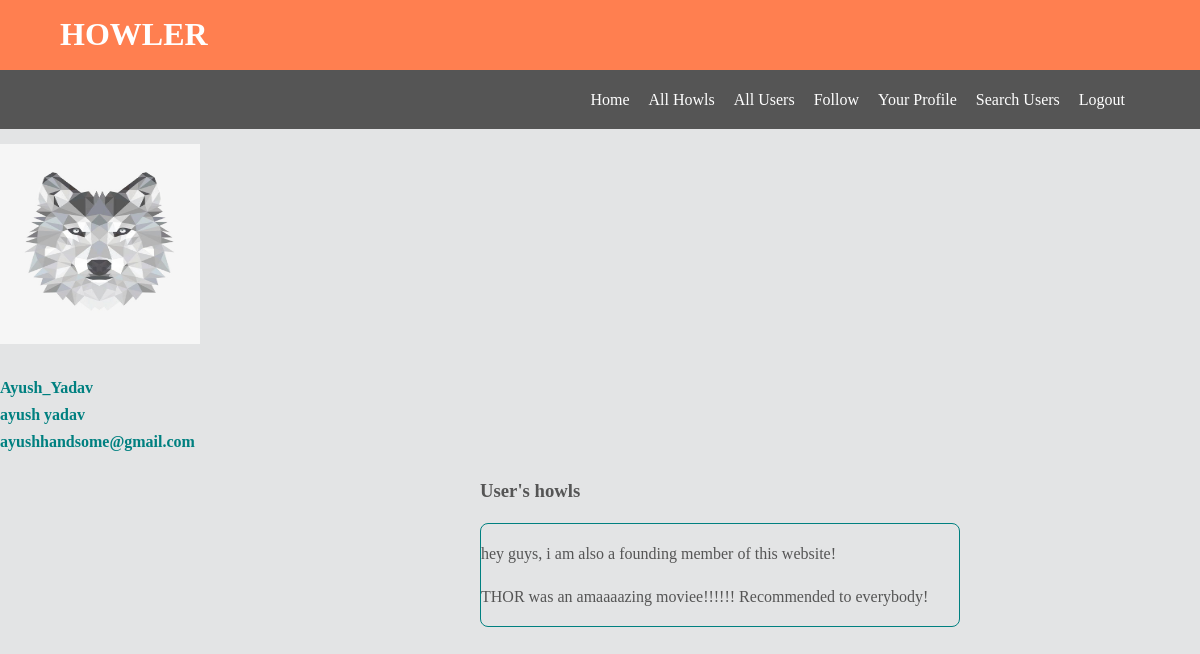
The page /users/9/ (signed in) on the database its author committed.
### howler_app/models.py (models this page shows, shortened)
class UserProfile(models.Model):
    user = models.OneToOneField(User)
    follows = models.ManyToManyField('self', related_name='followed_by',symmetrical=False)
    picture = models.ImageField(upload_to='profile_picture',blank=True,default = 'profile_picture/blankgravatar.jpg')

class Howler(models.Model):
    howl = models.CharField(max_length=150)
    user = models.ForeignKey(User)
    creation_date = models.DateTimeField(auto_now=True, blank=True)

### howler_app/views.py (the view)
# urls.py: url(r'^(?P<user_id>[0-9]+)/$',views.view_user,name = 'view_user'),
@login_required(login_url="login/")
def view_user(request,user_id):
    users = UserProfile.objects.filter(pk = user_id)
    allhowls = Howler.objects.filter(user = users[0].user).order_by('-creation_date')
    return render(request,'howler_app/view_user.html',{'user_id':user_id,'users':users,'allhowls':allhowls})

### templates/howler_app/view_user.html (shortened to what this page needs)
<!DOCTYPE html>
{% load staticfiles %}
<link rel="stylesheet" type= "text/css" href="{% static 'css/view_user.css'%}">
<html lang="en">
<head>
</head>
<body>
    <header id="app_name">
      <div class = "container">
      <h1> HOWLER </h1>
    </div>
    </header>
      <nav id="navbar">
        <div class = "container">
          <ul>
            <li> <a href = "/homepage/">Home</a> </li>
            <li><a href = "/howls/">All Howls</a></li>
            <li><a href = "/users/">All Users</a></li>
            <li><a href = "/add/">Follow</a></li>
              <li> <a href="/profile/">Your Profile </a></li>
            <li><a href = "/search/">Search Users</a></li>
            <li><a href = "/logout/">  Logout</a></li>
          </ul>
        </div>
      </nav>
    {%for viewuser in users%}
      <div class = "credentials">
    <img src = "{{viewuser.picture.url}}" height = 200 width = 200>
    <br>
    <h4>{{viewuser.user.username}} <br>
    {{viewuser.user.first_name}}
    {{viewuser.user.last_name}} <br>
    {{viewuser.user.email}} </h4>
    {%endfor%}
  </div>
  <div class ="heading">
  <h3> User's howls </h3>
</div>
  <div class = "howls">
      {%for howls in allhowls%}
      <p>  {{howls.howl}} </p>
    {%endfor%}
    </div>
</body>
</html>

### static/css/view_user.css (style rules this page uses)
body { background-color:#e3e4e5; font-family:serif; font-size:16; color:#555; line-height:1.7em; padding:0; margin:0; border:0; }
.container { width:90%; margin:auto; overflow:hidden; }
#app_name { background-color:coral; color:#fff; }
#navbar { background-color:#555; color:#fff; }
#navbar ul { padding:0; list-style: none; text-align: right; }
#navbar li { display:inline; margin-right:15px; }
#navbar a { color:white; text-decoration: none; }
.howls { margin-left: 40%; margin-right:20%; border : 1px teal solid; border-radius: 8px; }
.heading { margin-left:40%; margin-right:20% }
.credentials { padding-top: 15px; }
.credentials h4 { color:teal; }

### rows shown on the page
UserProfile: picture (placeholder picture), user.username "Ayush_Yadav", user.first_name "ayush", user.last_name "yadav", user.email "ayushhandsome@gmail.com"
Howler: howl "hey guys, i am also a founding member of this website!"
Howler: howl "THOR was an amaaaazing moviee!!!!!! Recommended to everybody!"
